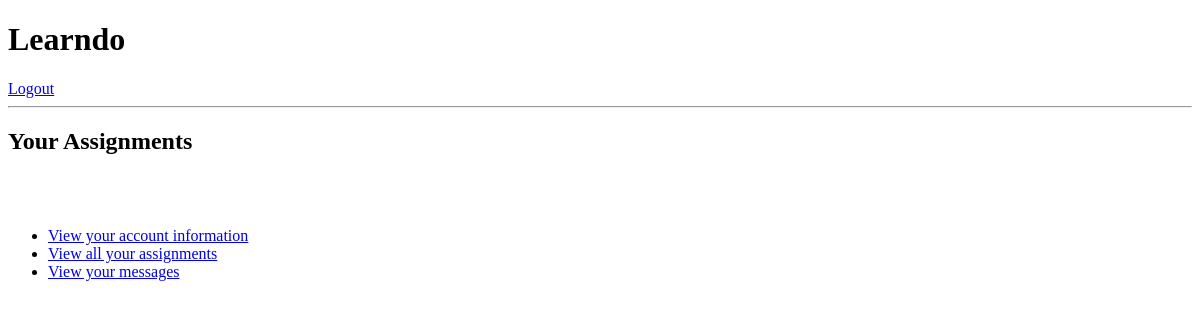
The app's page /student/9/assignments (signed in), older data.
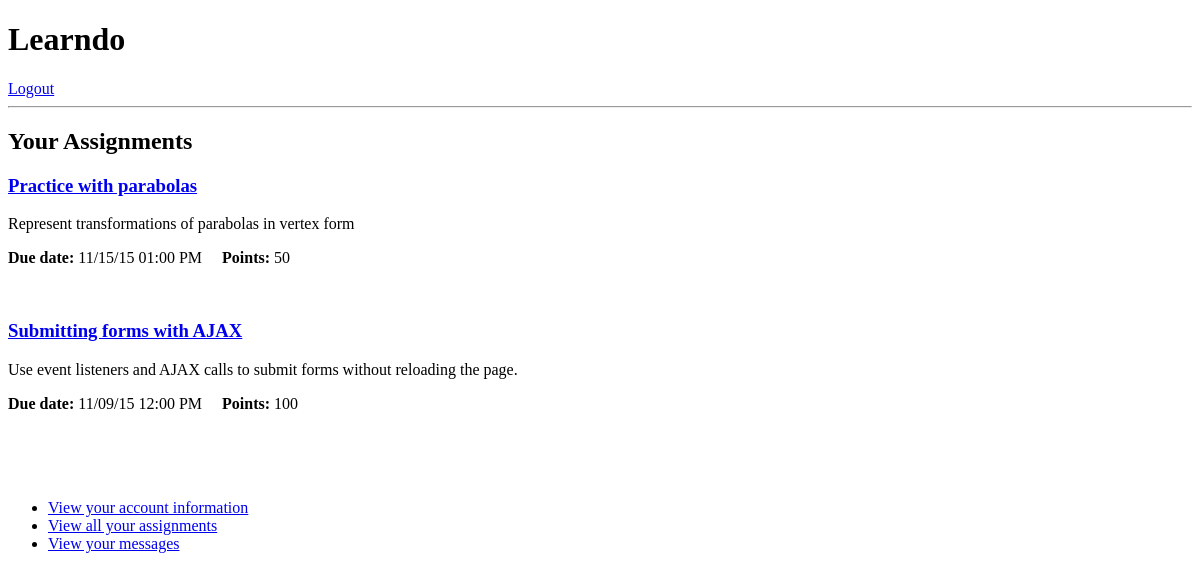
The same page, newer data.
### model.py (models this page shows, shortened)
class Assignment(db.Model):
    __tablename__ = "assignments"
    assign_id = db.Column(db.Integer, autoincrement=True, primary_key=True)
    student_id = db.Column(db.Integer, db.ForeignKey('users.user_id'))
    task_id = db.Column(db.Integer, db.ForeignKey('tasks.task_id'))
    assigned = db.Column(db.DateTime)
    viewed = db.Column(db.DateTime)
    completed = db.Column(db.DateTime)
    received = db.Column(db.DateTime)
    graded_at = db.Column(db.DateTime)
    points_earned = db.Column(db.Float)
    messages = db.relationship('Message', backref='assignment')

class Task(db.Model):
    __tablename__ = "tasks"
    task_id = db.Column(db.Integer, autoincrement=True, primary_key=True)
    created_by = db.Column(db.Integer, db.ForeignKey('users.user_id'))
    title = db.Column(db.String(128), nullable=False)
    goal = db.Column(db.String(712), nullable=False)
    directions = db.Column(db.String(712), nullable=False)
    link = db.Column(db.String(256), nullable=False)
    points = db.Column(db.Integer)
    due_date = db.Column(db.DateTime)
    assignments = db.relationship('Assignment', backref='task')

### server.py (the view)
@app.route('/student/<int:user_id>/assignments')
def show_student_assignments(user_id):
    if session['user_id'] == user_id:
        student = User.query.get(user_id)  ## Can I make this a global variable or store in session?
        assignments = db.session.query(Assignment).filter(Assignment.student_id ==
            user_id).order_by(Assignment.assigned.desc()).all()
        return render_template("sassignments.html", student=student, assignments=assignments)
    else:
        flash("You do not have access to that page.")
        return redirect("/")

### templates/sassignments.html
{% extends 'base.html' %}
{% block content %}
<h2>Your Assignments</h2>
<div class="assignment-list">
	{% for assignment in assignments %}
	<h3><a href="/teacher/{{ assignment.task.created_by }}/assignments/{{ assignment.task_id }}">
	{{ assignment.task.title }}</a></h3>
	<p>{{ assignment.task.goal }}</p>
	<p><b>Due date:</b> {{ assignment.task.due_date.strftime("%m/%d/%y %I:%M %p") }} &nbsp; &nbsp; <b>Points:</b> {{ assignment.task.points }}</p>
	<br>
	{% endfor %}
</div>
<br><br>
{% endblock %}

### templates/base.html (shortened to what this page needs)
<!doctype html>
<html>
<head>
</head>
<body>
<h1>Learndo</h1>
{% if "user_id" in session %}
    <a href="/logout">Logout</a>
{% else %}
    <a href="/login">Login</a>
{% endif %}
<hr>
{% block content %}{% endblock %}
{% block menu %}
	{% if ("user_id" in session) and ("acct_type" in session) %}
		{% if session["acct_type"] == 'teacher' %}
			<ul>
				<li><a href='/profile/{{ session['user_id'] }}'>View your account information</a></li>
				<li><a href='/new_assignment'>Create a new assignment</a></li>
				<li><a href='/teacher/{{ session['user_id'] }}/assignments'>View all your assignments</a></li>
				<li><a href='/teacher/{{ session['user_id'] }}/messages'>View your messages</a></li>
				<li><a href='/teacher/{{ session['user_id'] }}/classes'>Manage your classes</a></li>
			</ul>
		{% else %}
			<ul>
				<li><a href='/profile/{{ session['user_id'] }}'>View your account information</a></li>
				<li><a href='/student/{{ session['user_id'] }}/assignments'>View all your assignments</a></li>
				<li><a href='/student/{{ session['user_id'] }}/messages'>View your messages</a></li>
			</ul>
		{% endif %}
	{% else %}
		<div class="menu"></div>
	{% endif %}
{% endblock %}
</body>
</html>

Row changes from the older to the newer data that the page shows:
added Assignment: task "Practice with parabolas", task.goal "Represent transformations of parabolas in vertex form", task.due_date "11/15/15 01:00 PM", task.points "50"
added Assignment: task "Submitting forms with AJAX", task.goal "Use event listeners and AJAX calls to submit forms without reloading the page.", task.due_date "11/09/15 12:00 PM", task.points "100"
